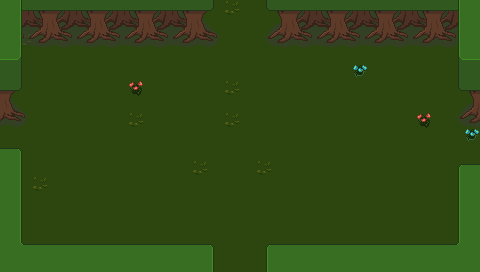

The image is a tile-based game level rendered from a .tmx file. Its description and complete source (layers, tilesets, objects, tile grids) follow:
An orthogonal 30x17 tile map with 16x16 px tiles, 3 tile layers (Base, Ground, Upper) and 3 objects (2x Entrance, ResourceSpawn).

<map version="1.4" tiledversion="1.4.1" orientation="orthogonal" renderorder="right-down" width="30" height="17" tilewidth="16" tileheight="16" infinite="0" nextlayerid="22" nextobjectid="50">
 <properties>
  <property name="Outside" type="bool" value="false" />
  <property name="ResourcesMinMax" value="30-60" />
 </properties>
 <tileset firstgid="1" source="../Tilesets/tilesetManorGrounds.tsx" />
 <layer id="19" name="Base" width="30" height="17">
  <data encoding="csv">
246,289,289,27,27,205,27,289,27,289,283,289,27,289,283,289,27,27,205,205,205,289,289,27,205,205,289,289,205,246,
246,27,289,289,205,289,27,205,205,289,27,27,205,205,27,289,27,289,289,27,27,205,289,27,205,27,289,205,27,246,
246,283,27,27,27,205,205,205,205,289,289,205,205,27,289,27,289,27,205,289,27,205,27,27,205,27,289,27,205,246,
246,27,289,27,27,27,27,289,289,205,205,289,205,205,205,289,205,27,289,289,205,27,205,205,27,27,289,27,27,246,
246,27,27,27,27,27,27,27,289,205,205,289,289,27,205,289,205,27,27,27,205,205,36,27,27,289,27,289,27,246,
289,27,289,205,289,27,205,289,77,27,289,205,205,205,283,289,289,27,289,289,27,289,205,27,205,289,27,27,205,205,
205,27,289,205,27,27,27,289,27,27,27,27,205,289,27,289,289,205,205,289,205,205,27,27,205,289,205,289,27,27,
27,289,289,27,27,289,289,289,283,205,289,27,205,205,283,289,205,205,205,205,27,205,27,205,27,27,77,27,289,289,
205,205,205,27,27,27,27,289,289,27,205,205,205,27,205,27,27,205,27,289,289,205,27,289,27,289,27,205,289,36,
289,27,205,27,289,205,27,27,205,205,289,205,289,205,289,289,289,27,205,205,289,289,27,289,205,27,27,289,27,205,
246,27,205,205,27,289,27,205,27,205,205,205,283,205,289,27,283,205,205,27,205,205,289,289,205,27,27,27,27,289,
246,27,283,289,205,289,27,27,289,27,289,205,27,27,289,205,27,205,27,289,27,27,205,27,289,205,205,27,27,246,
246,27,27,289,205,289,289,289,289,27,205,289,289,27,27,205,27,205,289,27,27,27,205,27,289,289,27,27,27,246,
246,27,205,289,27,27,205,205,27,27,289,289,289,289,289,289,205,289,205,205,27,205,205,205,27,289,289,205,27,246,
246,27,27,289,289,27,27,205,289,205,205,205,289,289,205,205,27,205,27,289,27,205,27,289,27,205,27,289,27,246,
246,27,289,205,27,289,27,27,289,205,289,289,289,289,27,289,27,205,205,27,205,289,205,205,27,289,27,289,27,246,
246,246,246,246,246,246,246,246,246,246,246,246,246,27,289,27,27,246,246,246,246,246,246,246,246,246,246,246,246,246
</data>
 </layer>
 <layer id="20" name="Ground" width="30" height="17">
  <data encoding="csv">
41,222,223,221,222,223,221,222,223,221,222,223,224,225,0,0,219,220,221,222,223,221,222,223,221,222,223,221,222,41,
41,247,248,246,247,248,246,247,248,246,247,248,249,250,0,0,244,245,246,247,248,246,247,248,246,247,248,246,247,41,
41,272,273,271,272,273,271,272,273,271,272,273,274,275,0,0,269,270,271,272,273,271,272,273,271,272,273,271,272,41,
66,67,0,0,0,0,0,0,0,0,0,0,0,0,0,0,0,0,0,0,0,0,0,0,0,0,0,0,65,66,
44,200,0,0,0,0,0,0,0,0,0,0,0,0,0,0,0,0,0,0,0,0,0,0,0,0,0,0,194,44,
224,225,0,0,0,0,0,0,0,0,0,0,0,0,0,0,0,0,0,0,0,0,0,0,0,0,0,0,219,220,
249,250,0,0,0,0,0,0,0,0,0,0,0,0,0,0,0,0,0,0,0,0,0,0,0,0,0,0,244,245,
274,275,0,0,0,0,0,0,0,0,0,0,0,0,0,0,0,0,0,0,0,0,0,0,0,0,0,0,269,270,
0,0,0,0,0,0,0,0,0,0,0,0,0,0,0,0,0,0,0,0,0,0,0,0,0,0,0,0,0,0,
0,0,0,0,0,0,0,0,0,0,0,0,0,0,0,0,0,0,0,0,0,0,0,0,0,0,0,0,0,0,
41,42,0,0,0,0,0,0,0,0,0,0,0,0,0,0,0,0,0,0,0,0,0,0,0,0,0,0,0,0,
41,42,0,0,0,0,0,0,0,0,0,0,0,0,0,0,0,0,0,0,0,0,0,0,0,0,0,0,40,41,
41,42,0,0,0,0,0,0,0,0,0,0,0,0,0,0,0,0,0,0,0,0,0,0,0,0,0,0,40,41,
41,42,0,0,0,0,0,0,0,0,0,0,0,0,0,0,0,0,0,0,0,0,0,0,0,0,0,0,40,41,
41,42,0,0,0,0,0,0,0,0,0,0,0,0,0,0,0,0,0,0,0,0,0,0,0,0,0,0,40,41,
41,93,0,0,0,0,0,0,0,0,0,0,0,0,0,0,0,0,0,0,0,0,0,0,0,0,0,0,95,41,
41,41,41,41,41,41,41,41,41,41,41,41,41,42,0,0,40,41,41,41,41,41,41,41,41,41,41,41,41,41
</data>
 </layer>
 <layer id="21" name="Upper" width="30" height="17">
  <data encoding="csv">
0,42,0,0,0,0,0,0,0,0,0,0,0,0,0,0,0,0,0,0,0,0,0,0,0,0,0,0,40,0,
0,42,0,0,0,0,0,0,0,0,0,0,0,0,0,0,0,0,0,0,0,0,0,0,0,0,0,0,40,0,
0,42,0,0,0,0,0,0,0,0,0,0,0,0,0,0,0,0,0,0,0,0,0,0,0,0,0,0,40,0,
0,0,0,0,0,0,0,0,0,0,0,0,0,0,0,0,0,0,0,0,0,0,0,0,0,0,0,0,0,0,
0,0,0,0,0,0,0,0,0,0,0,0,0,0,0,0,0,0,0,0,0,0,0,0,0,0,0,0,0,0,
0,0,0,0,0,0,0,0,0,0,0,0,0,0,0,0,0,0,0,0,0,0,0,0,0,0,0,0,0,0,
0,0,0,0,0,0,0,0,0,0,0,0,0,0,0,0,0,0,0,0,0,0,0,0,0,0,0,0,0,0,
0,0,0,0,0,0,0,0,0,0,0,0,0,0,0,0,0,0,0,0,0,0,0,0,0,0,0,0,0,0,
0,0,0,0,0,0,0,0,0,0,0,0,0,0,0,0,0,0,0,0,0,0,0,0,0,0,0,0,0,0,
16,17,0,0,0,0,0,0,0,0,0,0,0,0,0,0,0,0,0,0,0,0,0,0,0,0,0,0,0,0,
0,0,0,0,0,0,0,0,0,0,0,0,0,0,0,0,0,0,0,0,0,0,0,0,0,0,0,0,15,16,
0,0,0,0,0,0,0,0,0,0,0,0,0,0,0,0,0,0,0,0,0,0,0,0,0,0,0,0,0,0,
0,0,0,0,0,0,0,0,0,0,0,0,0,0,0,0,0,0,0,0,0,0,0,0,0,0,0,0,0,0,
0,0,0,0,0,0,0,0,0,0,0,0,0,0,0,0,0,0,0,0,0,0,0,0,0,0,0,0,0,0,
0,0,0,0,0,0,0,0,0,0,0,0,0,0,0,0,0,0,0,0,0,0,0,0,0,0,0,0,0,0,
0,0,16,16,16,16,16,16,16,16,16,16,16,17,0,0,15,16,16,16,16,16,16,16,16,16,16,16,0,0,
0,0,0,0,0,0,0,0,0,0,0,0,0,0,0,0,0,0,0,0,0,0,0,0,0,0,0,0,0,0
</data>
 </layer>
 <objectgroup id="4" name="Travel">
  <object id="48" name="Entrance" x="0.762567" y="127.524" width="7.11856" height="30.9797">
   <properties>
    <property name="EntranceDir" value="Right" />
    <property name="Map" value="mapForest_08" />
   </properties>
  </object>
  <object id="49" name="Entrance" x="476" y="128" width="4" height="48">
   <properties>
    <property name="EntranceDir" value="Left" />
    <property name="Map" value="mapRiverHollowTown" />
   </properties>
  </object>
 </objectgroup>
 <objectgroup id="5" name="MapObject">
  <object id="40" name="ResourceSpawn" x="96.2798" y="54.0405" width="124.333" height="96.333">
   <properties>
    <property name="Resources" value="20" />
   </properties>
  </object>
 </objectgroup>
 <objectgroup id="6" name="Character" />
</map>
